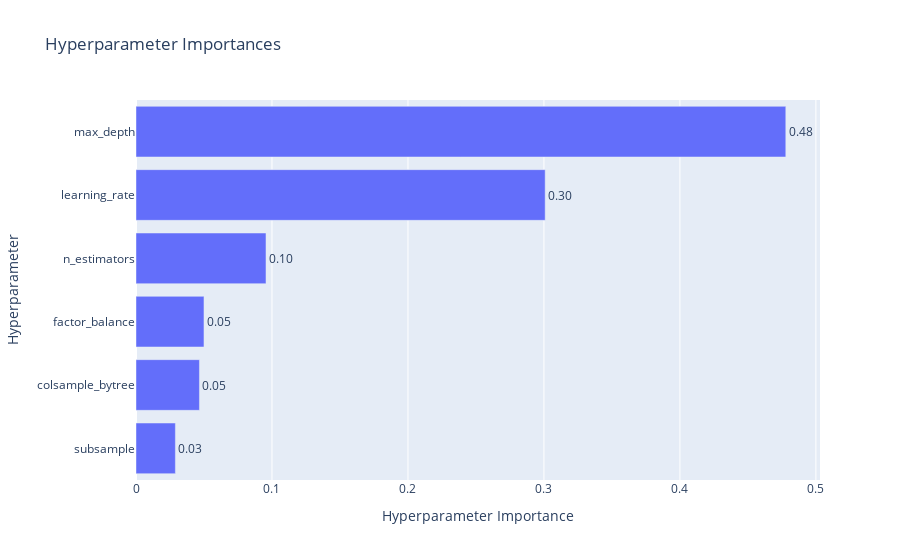
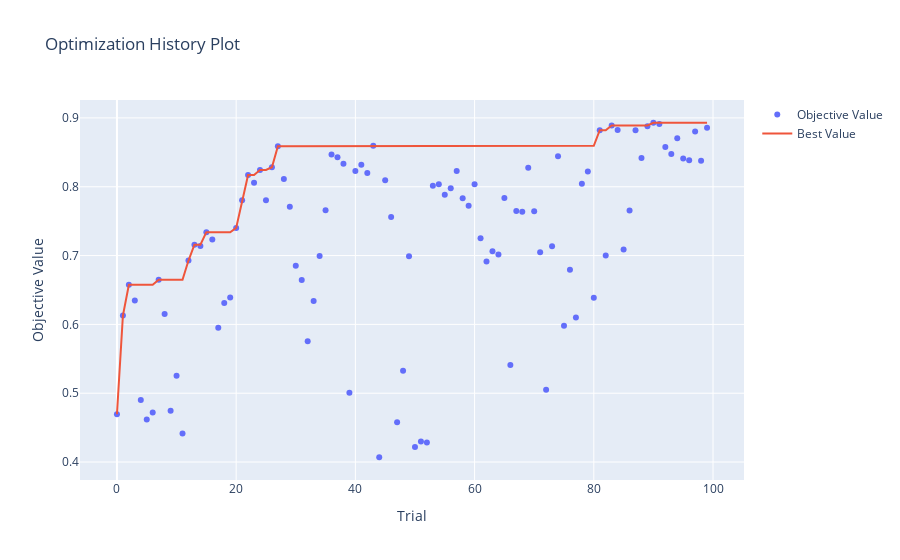

These figures' notebook cell, in order:
### Code cell
display(vis.plot_param_importances(study))
display(vis.plot_optimization_history(study))
